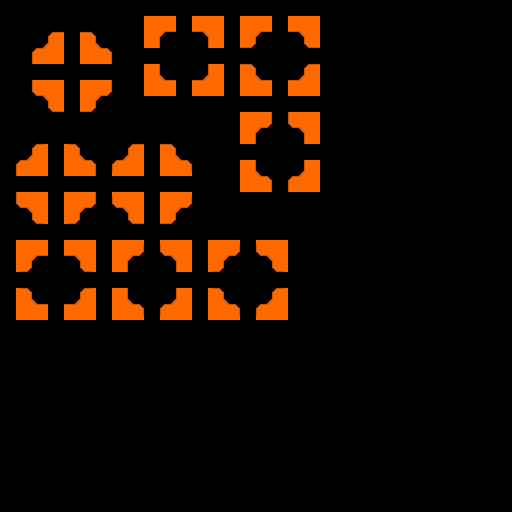

Rendered tile map (Tiled .tmx) drawn with the repository's tilesets; below, a short description and the full map source, tile grids included:
An orthogonal 32x32 tile map with 16x16 px tiles, 3 tile layers (regions, input_layer1, output_layer1).

<map version="1.5" tiledversion="1.7.2" orientation="orthogonal" renderorder="right-down" width="32" height="32" tilewidth="16" tileheight="16" infinite="0" nextlayerid="4" nextobjectid="1">
 <tileset firstgid="1" source="../../Tileset.tsx" />
 <layer id="3" name="regions" width="32" height="32">
  <data encoding="csv">
0,0,0,0,0,0,0,0,0,0,0,0,0,0,0,0,0,0,0,0,0,0,0,0,0,0,0,0,0,0,0,0,
0,0,0,10,0,10,0,0,0,10,10,0,10,10,0,10,10,0,10,10,0,0,0,0,0,0,0,0,0,0,0,0,
0,0,10,10,0,10,10,0,0,10,10,0,10,10,0,10,10,0,10,10,0,0,0,0,0,0,0,0,0,0,0,0,
0,10,10,10,0,10,10,10,0,0,0,0,0,0,0,0,0,0,0,0,0,0,0,0,0,0,0,0,0,0,0,0,
0,0,0,0,0,0,0,0,0,10,10,0,10,10,0,10,10,0,10,10,0,0,0,0,0,0,0,0,0,0,0,0,
0,10,10,10,0,10,10,10,0,10,10,0,10,10,0,10,10,0,10,10,0,0,0,0,0,0,0,0,0,0,0,0,
0,0,10,10,0,10,10,0,0,0,0,0,0,0,0,0,0,0,0,0,0,0,0,0,0,0,0,0,0,0,0,0,
0,0,0,10,0,10,0,0,0,0,0,0,0,0,0,10,10,0,10,10,0,0,0,0,0,0,0,0,0,0,0,0,
0,0,0,0,0,0,0,0,0,0,0,0,0,0,0,10,10,0,10,10,0,0,0,0,0,0,0,0,0,0,0,0,
0,10,10,0,10,10,0,10,10,0,10,10,0,0,0,0,0,0,0,0,0,0,0,0,0,0,0,0,0,0,0,0,
0,10,10,0,10,10,0,10,10,0,10,10,0,0,0,10,10,0,10,10,0,0,0,0,0,0,0,0,0,0,0,0,
0,0,0,0,0,0,0,0,0,0,0,0,0,0,0,10,10,0,10,10,0,0,0,0,0,0,0,0,0,0,0,0,
0,10,10,0,10,10,0,10,10,0,10,10,0,0,0,0,0,0,0,0,0,0,0,0,0,0,0,0,0,0,0,0,
0,10,10,0,10,10,0,10,10,0,10,10,0,0,0,0,0,0,0,0,0,0,0,0,0,0,0,0,0,0,0,0,
0,0,0,0,0,0,0,0,0,0,0,0,0,0,0,0,0,0,0,0,0,0,0,0,0,0,0,0,0,0,0,0,
0,10,10,0,10,10,0,10,10,0,10,10,0,10,10,0,10,10,0,0,0,0,0,0,0,0,0,0,0,0,0,0,
0,10,10,0,10,10,0,10,10,0,10,10,0,10,10,0,10,10,0,0,0,0,0,0,0,0,0,0,0,0,0,0,
0,0,0,0,0,0,0,0,0,0,0,0,0,0,0,0,0,0,0,0,0,0,0,0,0,0,0,0,0,0,0,0,
0,10,10,0,10,10,0,10,10,0,10,10,0,10,10,0,10,10,0,0,0,0,0,0,0,0,0,0,0,0,0,0,
0,10,10,0,10,10,0,10,10,0,10,10,0,10,10,0,10,10,0,0,0,0,0,0,0,0,0,0,0,0,0,0,
0,0,0,0,0,0,0,0,0,0,0,0,0,0,0,0,0,0,0,0,0,0,0,0,0,0,0,0,0,0,0,0,
0,0,0,0,0,0,0,0,0,0,0,0,0,0,0,0,0,0,0,0,0,0,0,0,0,0,0,0,0,0,0,0,
0,0,0,0,0,0,0,0,0,0,0,0,0,0,0,0,0,0,0,0,0,0,0,0,0,0,0,0,0,0,0,0,
0,0,0,0,0,0,0,0,0,0,0,0,0,0,0,0,0,0,0,0,0,0,0,0,0,0,0,0,0,0,0,0,
0,0,0,0,0,0,0,0,0,0,0,0,0,0,0,0,0,0,0,0,0,0,0,0,0,0,0,0,0,0,0,0,
0,0,0,0,0,0,0,0,0,0,0,0,0,0,0,0,0,0,0,0,0,0,0,0,0,0,0,0,0,0,0,0,
0,0,0,0,0,0,0,0,0,0,0,0,0,0,0,0,0,0,0,0,0,0,0,0,0,0,0,0,0,0,0,0,
0,0,0,0,0,0,0,0,0,0,0,0,0,0,0,0,0,0,0,0,0,0,0,0,0,0,0,0,0,0,0,0,
0,0,0,0,0,0,0,0,0,0,0,0,0,0,0,0,0,0,0,0,0,0,0,0,0,0,0,0,0,0,0,0,
0,0,0,0,0,0,0,0,0,0,0,0,0,0,0,0,0,0,0,0,0,0,0,0,0,0,0,0,0,0,0,0,
0,0,0,0,0,0,0,0,0,0,0,0,0,0,0,0,0,0,0,0,0,0,0,0,0,0,0,0,0,0,0,0,
0,0,0,0,0,0,0,0,0,0,0,0,0,0,0,0,0,0,0,0,0,0,0,0,0,0,0,0,0,0,0,0
</data>
 </layer>
 <layer id="1" name="input_layer1" width="32" height="32">
  <data encoding="csv">
0,0,0,0,0,0,0,0,0,0,0,0,0,0,0,0,0,0,0,0,0,0,0,0,0,0,0,0,0,0,0,0,
0,0,0,1,0,1,0,0,0,13,22,0,22,13,0,13,22,0,22,13,0,0,0,0,0,0,0,0,0,0,0,0,
0,0,1,3,0,5,1,0,0,14,1,0,1,12,0,23,1,0,1,21,0,0,0,0,0,0,0,0,0,0,0,0,
0,1,3,13,0,13,5,1,0,0,0,0,0,0,0,0,0,0,0,0,0,0,0,0,0,0,0,0,0,0,0,0,
0,0,0,0,0,0,0,0,0,14,1,0,1,12,0,5,1,0,1,3,0,0,0,0,0,0,0,0,0,0,0,0,
0,1,21,13,0,13,23,1,0,13,4,0,4,13,0,13,4,0,4,13,0,0,0,0,0,0,0,0,0,0,0,0,
0,0,1,21,0,23,1,0,0,0,0,0,0,0,0,0,0,0,0,0,0,0,0,0,0,0,0,0,0,0,0,0,
0,0,0,1,0,1,0,0,0,0,0,0,0,0,0,13,23,0,21,13,0,0,0,0,0,0,0,0,0,0,0,0,
0,0,0,0,0,0,0,0,0,0,0,0,0,0,0,14,1,0,1,12,0,0,0,0,0,0,0,0,0,0,0,0,
0,1,37,0,40,1,0,1,3,0,5,1,0,0,0,0,0,0,0,0,0,0,0,0,0,0,0,0,0,0,0,0,
0,3,13,0,13,5,0,29,13,0,13,30,0,0,0,14,1,0,1,12,0,0,0,0,0,0,0,0,0,0,0,0,
0,0,0,0,0,0,0,0,0,0,0,0,0,0,0,13,5,0,3,13,0,0,0,0,0,0,0,0,0,0,0,0,
0,21,13,0,13,23,0,56,13,0,13,57,0,0,0,0,0,0,0,0,0,0,0,0,0,0,0,0,0,0,0,0,
0,1,46,0,49,1,0,1,21,0,23,1,0,0,0,0,0,0,0,0,0,0,0,0,0,0,0,0,0,0,0,0,
0,0,0,0,0,0,0,0,0,0,0,0,0,0,0,0,0,0,0,0,0,0,0,0,0,0,0,0,0,0,0,0,
0,13,22,0,22,13,0,13,57,0,56,13,0,13,57,0,56,13,0,0,0,0,0,0,0,0,0,0,0,0,0,0,
0,49,1,0,1,46,0,14,1,0,1,12,0,49,1,0,1,46,0,0,0,0,0,0,0,0,0,0,0,0,0,0,
0,0,0,0,0,0,0,0,0,0,0,0,0,0,0,0,0,0,0,0,0,0,0,0,0,0,0,0,0,0,0,0,
0,40,1,0,1,37,0,14,1,0,1,12,0,40,1,0,1,37,0,0,0,0,0,0,0,0,0,0,0,0,0,0,
0,13,4,0,4,13,0,13,30,0,29,13,0,13,30,0,29,13,0,0,0,0,0,0,0,0,0,0,0,0,0,0,
0,0,0,0,0,0,0,0,0,0,0,0,0,0,0,0,0,0,0,0,0,0,0,0,0,0,0,0,0,0,0,0,
0,0,0,0,0,0,0,0,0,0,0,0,0,0,0,0,0,0,0,0,0,0,0,0,0,0,0,0,0,0,0,0,
0,0,0,0,0,0,0,0,0,0,0,0,0,0,0,0,0,0,0,0,0,0,0,0,0,0,0,0,0,0,0,0,
0,0,0,0,0,0,0,0,0,0,0,0,0,0,0,0,0,0,0,0,0,0,0,0,0,0,0,0,0,0,0,0,
0,0,0,0,0,0,0,0,0,0,0,0,0,0,0,0,0,0,0,0,0,0,0,0,0,0,0,0,0,0,0,0,
0,0,0,0,0,0,0,0,0,0,0,0,0,0,0,0,0,0,0,0,0,0,0,0,0,0,0,0,0,0,0,0,
0,0,0,0,0,0,0,0,0,0,0,0,0,0,0,0,0,0,0,0,0,0,0,0,0,0,0,0,0,0,0,0,
0,0,0,0,0,0,0,0,0,0,0,0,0,0,0,0,0,0,0,0,0,0,0,0,0,0,0,0,0,0,0,0,
0,0,0,0,0,0,0,0,0,0,0,0,0,0,0,0,0,0,0,0,0,0,0,0,0,0,0,0,0,0,0,0,
0,0,0,0,0,0,0,0,0,0,0,0,0,0,0,0,0,0,0,0,0,0,0,0,0,0,0,0,0,0,0,0,
0,0,0,0,0,0,0,0,0,0,0,0,0,0,0,0,0,0,0,0,0,0,0,0,0,0,0,0,0,0,0,0,
0,0,0,0,0,0,0,0,0,0,0,0,0,0,0,0,0,0,0,0,0,0,0,0,0,0,0,0,0,0,0,0
</data>
 </layer>
 <layer id="2" name="output_layer1" width="32" height="32">
  <data encoding="csv">
0,0,0,0,0,0,0,0,0,0,0,0,0,0,0,0,0,0,0,0,0,0,0,0,0,0,0,0,0,0,0,0,
0,0,0,0,0,0,0,0,0,0,7,0,8,0,0,0,7,0,8,0,0,0,0,0,0,0,0,0,0,0,0,0,
0,0,28,29,0,30,31,0,0,15,58,0,55,18,0,57,58,0,55,56,0,0,0,0,0,0,0,0,0,0,0,0,
0,0,37,0,0,0,40,0,0,0,0,0,0,0,0,0,0,0,0,0,0,0,0,0,0,0,0,0,0,0,0,0,
0,0,0,0,0,0,0,0,0,24,31,0,28,27,0,30,31,0,28,29,0,0,0,0,0,0,0,0,0,0,0,0,
0,0,46,0,0,0,49,0,0,0,34,0,35,0,0,0,34,0,35,0,0,0,0,0,0,0,0,0,0,0,0,0,
0,0,55,56,0,57,58,0,0,0,0,0,0,0,0,0,0,0,0,0,0,0,0,0,0,0,0,0,0,0,0,0,
0,0,0,0,0,0,0,0,0,0,0,0,0,0,0,0,49,0,46,0,0,0,0,0,0,0,0,0,0,0,0,0,
0,0,0,0,0,0,0,0,0,0,0,0,0,0,0,15,58,0,55,18,0,0,0,0,0,0,0,0,0,0,0,0,
0,28,16,0,17,31,0,28,29,0,30,31,0,0,0,0,0,0,0,0,0,0,0,0,0,0,0,0,0,0,0,0,
0,37,0,0,0,40,0,16,0,0,0,17,0,0,0,24,31,0,28,27,0,0,0,0,0,0,0,0,0,0,0,0,
0,0,0,0,0,0,0,0,0,0,0,0,0,0,0,0,40,0,37,0,0,0,0,0,0,0,0,0,0,0,0,0,
0,46,0,0,0,49,0,25,0,0,0,26,0,0,0,0,0,0,0,0,0,0,0,0,0,0,0,0,0,0,0,0,
0,55,25,0,26,58,0,55,56,0,57,58,0,0,0,0,0,0,0,0,0,0,0,0,0,0,0,0,0,0,0,0,
0,0,0,0,0,0,0,0,0,0,0,0,0,0,0,0,0,0,0,0,0,0,0,0,0,0,0,0,0,0,0,0,
0,0,7,0,8,0,0,0,26,0,25,0,0,0,26,0,25,0,0,0,0,0,0,0,0,0,0,0,0,0,0,0,
0,26,58,0,55,25,0,15,58,0,55,18,0,26,58,0,55,25,0,0,0,0,0,0,0,0,0,0,0,0,0,0,
0,0,0,0,0,0,0,0,0,0,0,0,0,0,0,0,0,0,0,0,0,0,0,0,0,0,0,0,0,0,0,0,
0,17,31,0,28,16,0,24,31,0,28,27,0,17,31,0,28,16,0,0,0,0,0,0,0,0,0,0,0,0,0,0,
0,0,34,0,35,0,0,0,17,0,16,0,0,0,17,0,16,0,0,0,0,0,0,0,0,0,0,0,0,0,0,0,
0,0,0,0,0,0,0,0,0,0,0,0,0,0,0,0,0,0,0,0,0,0,0,0,0,0,0,0,0,0,0,0,
0,0,0,0,0,0,0,0,0,0,0,0,0,0,0,0,0,0,0,0,0,0,0,0,0,0,0,0,0,0,0,0,
0,0,0,0,0,0,0,0,0,0,0,0,0,0,0,0,0,0,0,0,0,0,0,0,0,0,0,0,0,0,0,0,
0,0,0,0,0,0,0,0,0,0,0,0,0,0,0,0,0,0,0,0,0,0,0,0,0,0,0,0,0,0,0,0,
0,0,0,0,0,0,0,0,0,0,0,0,0,0,0,0,0,0,0,0,0,0,0,0,0,0,0,0,0,0,0,0,
0,0,0,0,0,0,0,0,0,0,0,0,0,0,0,0,0,0,0,0,0,0,0,0,0,0,0,0,0,0,0,0,
0,0,0,0,0,0,0,0,0,0,0,0,0,0,0,0,0,0,0,0,0,0,0,0,0,0,0,0,0,0,0,0,
0,0,0,0,0,0,0,0,0,0,0,0,0,0,0,0,0,0,0,0,0,0,0,0,0,0,0,0,0,0,0,0,
0,0,0,0,0,0,0,0,0,0,0,0,0,0,0,0,0,0,0,0,0,0,0,0,0,0,0,0,0,0,0,0,
0,0,0,0,0,0,0,0,0,0,0,0,0,0,0,0,0,0,0,0,0,0,0,0,0,0,0,0,0,0,0,0,
0,0,0,0,0,0,0,0,0,0,0,0,0,0,0,0,0,0,0,0,0,0,0,0,0,0,0,0,0,0,0,0,
0,0,0,0,0,0,0,0,0,0,0,0,0,0,0,0,0,0,0,0,0,0,0,0,0,0,0,0,0,0,0,0
</data>
 </layer>
</map>
